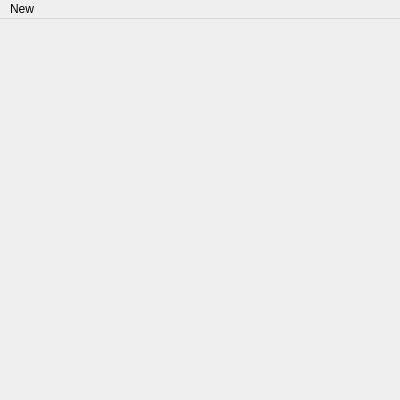
<?xml version="1.0" encoding="UTF-8"?>
<ui version="4.0">
 <class>MainWindow</class>
 <widget class="QMainWindow" name="MainWindow">
  <property name="geometry">
   <rect>
    <x>0</x>
    <y>0</y>
    <width>400</width>
    <height>400</height>
   </rect>
  </property>
  <property name="windowTitle">
   <string>MainWindow</string>
  </property>
  <widget class="QWidget" name="centralwidget"/>
  <widget class="QMenuBar" name="menubar">
   <property name="geometry">
    <rect>
     <x>0</x>
     <y>0</y>
     <width>400</width>
     <height>25</height>
    </rect>
   </property>
   <widget class="QMenu" name="menu_new">
    <property name="title">
     <string>New</string>
    </property>
    <addaction name="action_send"/>
    <addaction name="action_receive"/>
   </widget>
   <addaction name="menu_new"/>
  </widget>
  <action name="action_send">
   <property name="text">
    <string>Send</string>
   </property>
  </action>
  <action name="action_receive">
   <property name="text">
    <string>Receive</string>
   </property>
  </action>
 </widget>
 <resources/>
 <connections/>
</ui>
